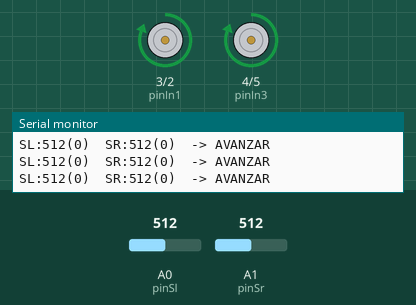
A sketch run on a simulated Arduino Uno, built with avr-gcc and run on an emulated ATmega328P. Shown: motor-driver pin pairs drawn as motors (green arrow = first pin HIGH = forward, orange = second pin HIGH = backward, longer = more drive), the last lines printed to the serial monitor. The test bench sets the inputs (shaded band); at power-on: A0 (pinSl) = 512, A1 (pinSr) = 512.

Above: at 1.2 s.
1.3 s: A0 (pinSl) set to 5
4.3 s: A0 (pinSl) set to 2
At 5.5 s:
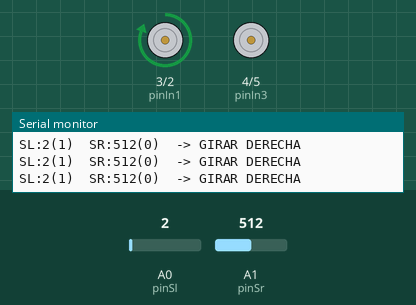
5.8 s: A1 (pinSr) set to 5
8.8 s: A1 (pinSr) set to 2
At 9.6 s:
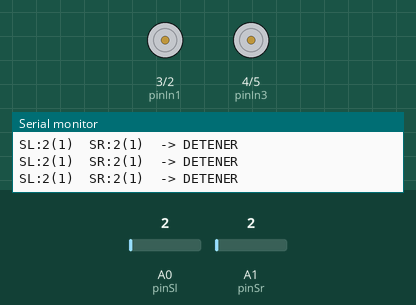
10.3 s: A0 (pinSl) set to 122
At 11.1 s:
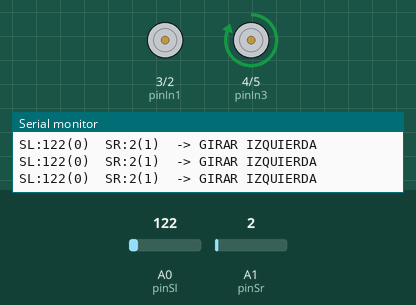
11.8 s: A1 (pinSr) set to 1023
At 13.2 s:
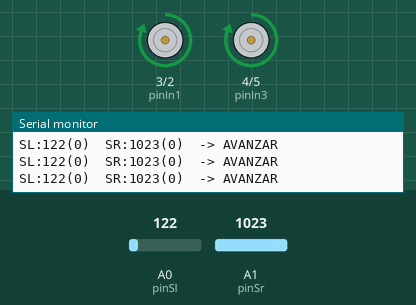
Timing chart, 0 to 14.8 s (numbered marks = the images above; inputs shaded):
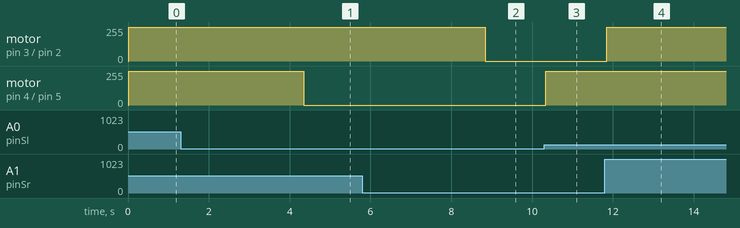

The sketch:

seguidorLinea02.ino
```cpp
// =====================================================
// seguidorLinea02 — Seguidor de Línea con millis()
// Arduino UNO + L293D + 2 sensores IR
// =====================================================
// Hardware:
//   sensorIzq (SL) = A0
//   sensorDer (SR) = A1
//   motorIzq: pinIn1=3, pinIn2=2
//   motorDer: pinIn3=4, pinIn4=5
//   Enable L293D conectado a 5V
//
// Tabla de Verdad:
//   SL | SR | Accion
//   ---|----|------------------
//    0 |  0 | avanzar
//    0 |  1 | girarIzquierda
//    1 |  0 | girarDerecha
//    1 |  1 | detener
//
// millis() controla el intervalo de muestreo sin bloquear
// el microcontrolador — a diferencia de delay(), el loop
// sigue corriendo y puede atender otras tareas en paralelo.
// =====================================================

const int pinSl  = A0;
const int pinSr  = A1;
const int pinIn1 = 3;
const int pinIn2 = 2;
const int pinIn3 = 4;
const int pinIn4 = 5;

const int          umbral      = 4;   // ADC — negro si lectura < umbral
const unsigned long intervaloMs = 20; // ms  — periodo de muestreo (50 Hz)

unsigned long tAnterior = 0;

void avanzar() {
  digitalWrite(pinIn1, HIGH); digitalWrite(pinIn2, LOW);
  digitalWrite(pinIn3, HIGH); digitalWrite(pinIn4, LOW);
}

void girarDerecha() {
  digitalWrite(pinIn1, HIGH); digitalWrite(pinIn2, LOW);
  digitalWrite(pinIn3, LOW);  digitalWrite(pinIn4, LOW);
}

void girarIzquierda() {
  digitalWrite(pinIn1, LOW);  digitalWrite(pinIn2, LOW);
  digitalWrite(pinIn3, HIGH); digitalWrite(pinIn4, LOW);
}

void detener() {
  digitalWrite(pinIn1, LOW); digitalWrite(pinIn2, LOW);
  digitalWrite(pinIn3, LOW); digitalWrite(pinIn4, LOW);
}

void setup() {
  pinMode(pinIn1, OUTPUT); pinMode(pinIn2, OUTPUT);
  pinMode(pinIn3, OUTPUT); pinMode(pinIn4, OUTPUT);
  Serial.begin(9600);
}

void loop() {
  unsigned long tAhora = millis();

  if (tAhora - tAnterior >= intervaloMs) {
    tAnterior = tAhora;

    int valSl = analogRead(pinSl);
    int valSr = analogRead(pinSr);
    bool sl = valSl < umbral;
    bool sr = valSr < umbral;

    Serial.print("SL:"); Serial.print(valSl);
    Serial.print("("); Serial.print(sl); Serial.print(")  ");
    Serial.print("SR:"); Serial.print(valSr);
    Serial.print("("); Serial.print(sr); Serial.print(")  ");

    if      (!sl && !sr) { avanzar();        Serial.println("-> AVANZAR");         }
    else if (!sl &&  sr) { girarIzquierda(); Serial.println("-> GIRAR IZQUIERDA"); }
    else if ( sl && !sr) { girarDerecha();   Serial.println("-> GIRAR DERECHA");   }
    else                 { detener();        Serial.println("-> DETENER");          }
  }
}
```

Measured:
- the behaviour switches between 4 and 3 on A0 (pinSl) (found by bisection; images 0 and 1)
- the behaviour switches between 4 and 3 on A1 (pinSr) (found by bisection; images 1 and 2)
- after the input at 4.3 s, motor on pin 4 (pinIn3) / pin 5 (pinIn4): forward 255/255 → stopped after 0.05 s
- after the input at 8.8 s, motor on pin 3 (pinIn1) / pin 2 (pinIn2): forward 255/255 → stopped at once
- after the input at 10.3 s, motor on pin 4 (pinIn3) / pin 5 (pinIn4): stopped → forward 255/255 at once
- after the input at 11.8 s, motor on pin 3 (pinIn1) / pin 2 (pinIn2): stopped → forward 255/255 at once
